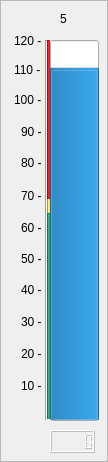
             <widget class="QFrame" name="frame_47">
              <property name="frameShape">
               <enum>QFrame::StyledPanel</enum>
              </property>
              <property name="frameShadow">
               <enum>QFrame::Raised</enum>
              </property>
              <widget class="QLCDNumber" name="lcdNumber_air_temp_bebar">
               <property name="enabled">
                <bool>false</bool>
               </property>
               <property name="geometry">
                <rect>
                 <x>50</x>
                 <y>430</y>
                 <width>45</width>
                 <height>23</height>
                </rect>
               </property>
               <property name="sizePolicy">
                <sizepolicy hsizetype="Fixed" vsizetype="Minimum">
                 <horstretch>0</horstretch>
                 <verstretch>0</verstretch>
                </sizepolicy>
               </property>
               <property name="maximumSize">
                <size>
                 <width>48</width>
                 <height>16777215</height>
                </size>
               </property>
               <property name="layoutDirection">
                <enum>Qt::LeftToRight</enum>
               </property>
              </widget>
              <widget class="Line" name="line_80">
               <property name="geometry">
                <rect>
                 <x>47</x>
                 <y>213</y>
                 <width>3</width>
                 <height>206</height>
                </rect>
               </property>
               <property name="minimumSize">
                <size>
                 <width>0</width>
                 <height>0</height>
                </size>
               </property>
               <property name="maximumSize">
                <size>
                 <width>5</width>
                 <height>16777215</height>
                </size>
               </property>
               <property name="styleSheet">
                <string notr="true">background-color: rgb(38, 162, 105);</string>
               </property>
               <property name="orientation">
                <enum>Qt::Vertical</enum>
               </property>
              </widget>
              <widget class="QProgressBar" name="air_temp_bebar">
               <property name="geometry">
                <rect>
                 <x>50</x>
                 <y>40</y>
                 <width>49</width>
                 <height>381</height>
                </rect>
               </property>
               <property name="styleSheet">
                <string notr="true"/>
               </property>
               <property name="maximum">
                <number>120</number>
               </property>
               <property name="value">
                <number>110</number>
               </property>
               <property name="textVisible">
                <bool>false</bool>
               </property>
               <property name="orientation">
                <enum>Qt::Vertical</enum>
               </property>
              </widget>
              <widget class="Line" name="line_81">
               <property name="geometry">
                <rect>
                 <x>45</x>
                 <y>40</y>
                 <width>2</width>
                 <height>380</height>
                </rect>
               </property>
               <property name="orientation">
                <enum>Qt::Vertical</enum>
               </property>
              </widget>
              <widget class="QLabel" name="label_295">
               <property name="geometry">
                <rect>
                 <x>21</x>
                 <y>378</y>
                 <width>24</width>
                 <height>16</height>
                </rect>
               </property>
               <property name="text">
                <string>10 -</string>
               </property>
              </widget>
              <widget class="Line" name="line_82">
               <property name="geometry">
                <rect>
                 <x>47</x>
                 <y>197</y>
                 <width>3</width>
                 <height>16</height>
                </rect>
               </property>
               <property name="minimumSize">
                <size>
                 <width>0</width>
                 <height>0</height>
                </size>
               </property>
               <property name="maximumSize">
                <size>
                 <width>5</width>
                 <height>16777215</height>
                </size>
               </property>
               <property name="styleSheet">
                <string notr="true">background-color: rgb(248, 228, 92);</string>
               </property>
               <property name="orientation">
                <enum>Qt::Vertical</enum>
               </property>
              </widget>
              <widget class="Line" name="line_83">
               <property name="geometry">
                <rect>
                 <x>47</x>
                 <y>40</y>
                 <width>3</width>
                 <height>159</height>
                </rect>
               </property>
               <property name="minimumSize">
                <size>
                 <width>0</width>
                 <height>0</height>
                </size>
               </property>
               <property name="maximumSize">
                <size>
                 <width>5</width>
                 <height>16777215</height>
                </size>
               </property>
               <property name="styleSheet">
                <string notr="true">background-color: rgb(224, 27, 36);</string>
               </property>
               <property name="orientation">
                <enum>Qt::Vertical</enum>
               </property>
              </widget>
              <widget class="QLabel" name="label_296">
               <property name="geometry">
                <rect>
                 <x>60</x>
                 <y>10</y>
                 <width>17</width>
                 <height>17</height>
                </rect>
               </property>
               <property name="text">
                <string>5</string>
               </property>
              </widget>
              <widget class="QLabel" name="label_297">
               <property name="geometry">
                <rect>
                 <x>21</x>
                 <y>346</y>
                 <width>24</width>
                 <height>16</height>
                </rect>
               </property>
               <property name="text">
                <string>20 -</string>
               </property>
              </widget>
              <widget class="QLabel" name="label_298">
               <property name="geometry">
                <rect>
                 <x>21</x>
                 <y>314</y>
                 <width>24</width>
                 <height>16</height>
                </rect>
               </property>
               <property name="text">
                <string>30 -</string>
               </property>
              </widget>
              <widget class="QLabel" name="label_299">
               <property name="geometry">
                <rect>
                 <x>21</x>
                 <y>282</y>
                 <width>24</width>
                 <height>16</height>
                </rect>
               </property>
               <property name="text">
                <string>40 -</string>
               </property>
              </widget>
              <widget class="QLabel" name="label_300">
               <property name="geometry">
                <rect>
                 <x>21</x>
                 <y>251</y>
                 <width>24</width>
                 <height>16</height>
                </rect>
               </property>
               <property name="text">
                <string>50 -</string>
               </property>
              </widget>
              <widget class="QLabel" name="label_301">
               <property name="geometry">
                <rect>
                 <x>21</x>
                 <y>220</y>
                 <width>24</width>
                 <height>16</height>
                </rect>
               </property>
               <property name="text">
                <string>60 -</string>
               </property>
              </widget>
              <widget class="QLabel" name="label_302">
               <property name="geometry">
                <rect>
                 <x>21</x>
                 <y>188</y>
                 <width>24</width>
                 <height>16</height>
                </rect>
               </property>
               <property name="text">
                <string>70 -</string>
               </property>
              </widget>
              <widget class="QLabel" name="label_303">
               <property name="geometry">
                <rect>
                 <x>21</x>
                 <y>155</y>
                 <width>24</width>
                 <height>16</height>
                </rect>
               </property>
               <property name="text">
                <string>80 -</string>
               </property>
              </widget>
              <widget class="QLabel" name="label_304">
               <property name="geometry">
                <rect>
                 <x>21</x>
                 <y>124</y>
                 <width>24</width>
                 <height>16</height>
                </rect>
               </property>
               <property name="text">
                <string>90 -</string>
               </property>
              </widget>
              <widget class="QLabel" name="label_305">
               <property name="geometry">
                <rect>
                 <x>14</x>
                 <y>90</y>
                 <width>31</width>
                 <height>20</height>
                </rect>
               </property>
               <property name="text">
                <string>100 -</string>
               </property>
              </widget>
              <widget class="QLabel" name="label_306">
               <property name="geometry">
                <rect>
                 <x>14</x>
                 <y>60</y>
                 <width>31</width>
                 <height>20</height>
                </rect>
               </property>
               <property name="text">
                <string>110 -</string>
               </property>
              </widget>
              <widget class="QLabel" name="label_307">
               <property name="geometry">
                <rect>
                 <x>14</x>
                 <y>31</y>
                 <width>31</width>
                 <height>20</height>
                </rect>
               </property>
               <property name="text">
                <string>120 -</string>
               </property>
              </widget>
             </widget>
